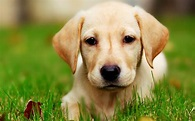
#> input picture dog image.jpeg, 195 x 121 px, found by its file name
$ jupyter execute --allow-errors processing_image_data_for_deep_learning.ipynb
#> lines starting #> are read from the running program, lines starting #| are printed output that depends on the picture
<a href="https://colab.research.google.com/github/TheragarlaTriveni1923/processing-image-data-for-deep-learning/blob/main/processing_image_data_for_deep_learning.ipynb" target="_parent"></a>

[cell 1]
import matplotlib.image as mpimg
import matplotlib.pyplot as plt
img=mpimg.imread('/content/dog image.jpeg')
#> img is the input picture: shape (121, 195, 3); mean R, G, B 137.4, 138.1, 70.8

[cell 2]
type(img)

[cell 3]
print(img.shape)
#| (121, 195, 3)
print(img)
#> (printed output is left out)

[cell 4]
img_plot=plt.imshow(img)
plt.show()

[cell 5]
from PIL import Image

[cell 6]
img=Image.open('/content/dog image.jpeg')

[cell 7]
img_resized=img.resize((200,200))
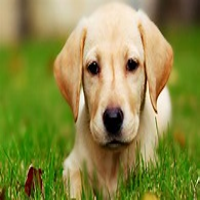
#> img_resized: PIL image 200x200 RGB; mean R, G, B 137.4, 138.1, 70.9

[cell 8]
img_resized.save('dog_image_that_is_saved.jpg')

#> (a cell that did not finish here is left out)

[cell 10]
from PIL import Image
img=Image.open("/content/dog image.jpeg")
img_resized=img.resize((200,200))
img_resized.save('dog_image_is_resized.jpg')

#> (a cell that did not finish here is left out)

[cell 12]
import cv2
img=cv2.imread('/content/dog image.jpeg')
grayscale_image=cv2.cvtColor(img,cv2.COLOR_RGB2GRAY)
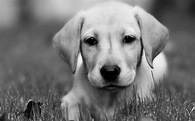
#> grayscale_image: shape (121, 195); min 0, max 248, mean 117.9
from google.colab.patches import cv2_imshow
cv2_imshow(grayscale_image)
